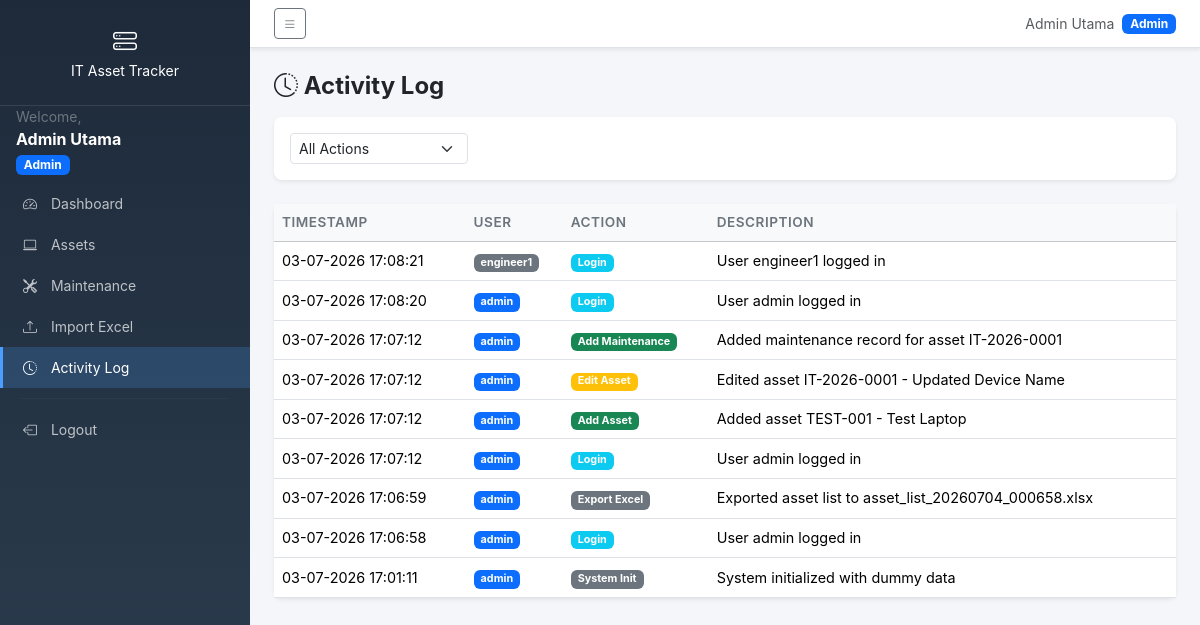
The page /activity-log (signed in) on the database its author committed.
### models/user.py (models this page shows, shortened)
class User(UserMixin, db.Model):
    __tablename__ = 'users'
    id = db.Column(db.Integer, primary_key=True)
    username = db.Column(db.String(80), unique=True, nullable=False)
    email = db.Column(db.String(120), unique=True, nullable=False)
    password_hash = db.Column(db.String(256), nullable=False)
    full_name = db.Column(db.String(120), nullable=False)
    role = db.Column(db.String(20), nullable=False, default='Engineer')
    def is_admin(self):
        return self.role == 'Admin'

### models/activity_log.py (models this page shows, shortened)
class ActivityLog(db.Model):
    __tablename__ = 'activity_logs'
    id = db.Column(db.Integer, primary_key=True)
    user_id = db.Column(db.Integer, db.ForeignKey('users.id'), nullable=False)
    username = db.Column(db.String(80), nullable=False)
    action = db.Column(db.String(50), nullable=False)
    description = db.Column(db.Text)
    timestamp = db.Column(db.DateTime, default=datetime.utcnow)
    user = db.relationship('User', backref='activities', lazy=True)

### routes/activity_log.py (the view)
@activity_bp.route('/activity-log')
@login_required
def list_activity():
    page = request.args.get('page', 1, type=int)
    per_page = 30
    action_filter = request.args.get('action', '')
    query = ActivityLog.query
    if action_filter:
        query = query.filter(ActivityLog.action == action_filter)
    query = query.order_by(ActivityLog.timestamp.desc())
    pagination = query.paginate(page=page, per_page=per_page, error_out=False)
    logs = pagination.items
    actions = [
        'Login', 'Logout', 'Add Asset', 'Edit Asset', 'Delete Asset',
        'Upload File', 'Delete File', 'Import Excel', 'Export Excel',
        'Add Maintenance', 'Edit Maintenance', 'Delete Maintenance'
    ]
    return render_template(
        'activity_log.html',
        logs=logs,
        pagination=pagination,
        action_filter=action_filter,
        actions=actions
    )

### templates/activity_log.html (shortened to what this page needs)
{% extends "base.html" %}
{% block content %}
<div class="d-flex justify-content-between align-items-center mb-3">
    <h4 class="fw-bold mb-0"><i class="bi bi-clock-history"></i> Activity Log</h4>
</div>
<div class="card border-0 shadow-sm mb-4">
    <div class="card-body">
        <form method="GET" class="row g-2 align-items-end">
            <div class="col-auto">
                <select name="action" class="form-select form-select-sm" onchange="this.form.submit()">
                    <option value="">All Actions</option>
                </select>
            </div>
        </form>
    </div>
</div>
<div class="card border-0 shadow-sm">
    <div class="table-responsive">
        <table class="table table-hover align-middle mb-0">
            <thead class="table-light">
                <tr>
                    <th>Timestamp</th>
                    <th>User</th>
                    <th>Action</th>
                    <th>Description</th>
                </tr>
            </thead>
            <tbody>
                {% for log in logs %}
                <tr>
                    <td class="small text-nowrap">{{ log.timestamp.strftime('%d-%m-%Y %H:%M:%S') }}</td>
                    <td>
                        <span class="badge bg-{{ 'primary' if log.username == 'admin' else 'secondary' }}">
                            {{ log.username }}
                        </span>
                    </td>
                    <td>
                        <span class="badge bg-{{ 'info' if 'Login' in log.action or 'Logout' in log.action
                            else 'success' if 'Add' in log.action or 'Import' in log.action
                            else 'warning' if 'Edit' in log.action
                            else 'danger' if 'Delete' in log.action
                            else 'secondary' }}">
                            {{ log.action }}
                        </span>
                    </td>
                    <td class="small">{{ log.description or '-' }}</td>
                </tr>
                {% endfor %}
            </tbody>
        </table>
    </div>
</div>
{% endblock %}

### templates/base.html (shortened to what this page needs)
<!DOCTYPE html>
<html lang="en">
<head>
    <link href="https://cdn.jsdelivr.net/npm/bootstrap@5.3.2/dist/css/bootstrap.min.css" rel="stylesheet">
    <link href="https://cdn.jsdelivr.net/npm/bootstrap-icons@1.11.3/font/bootstrap-icons.css" rel="stylesheet">
    <link href="{{ url_for('static', filename='css/style.css') }}" rel="stylesheet">
</head>
<body>
{% if current_user.is_authenticated %}
<div class="d-flex" id="wrapper">
    <div class="sidebar" id="sidebar">
        <div class="sidebar-heading text-center py-4">
            <i class="bi bi-hdd-stack fs-4"></i>
            <span class="d-block small">IT Asset Tracker</span>
        </div>
        <div class="px-3 mb-2">
            <div class="small text-secondary">Welcome,</div>
            <div class="fw-bold text-truncate">{{ current_user.full_name }}</div>
            <span class="badge bg-{{ 'primary' if current_user.is_admin() else 'secondary' }}">{{ current_user.role }}</span>
        </div>
        <ul class="nav flex-column">
            <li class="nav-item">
                <a class="nav-link {{ 'active' if request.endpoint == 'dashboard.index' }}" href="{{ url_for('dashboard.index') }}">
                    <i class="bi bi-speedometer2"></i> Dashboard
                </a>
            </li>
            <li class="nav-item">
                <a class="nav-link {{ 'active' if request.endpoint and request.endpoint.startswith('assets') }}" href="{{ url_for('assets.list_assets') }}">
                    <i class="bi bi-laptop"></i> Assets
                </a>
            </li>
            <li class="nav-item">
                <a class="nav-link {{ 'active' if request.endpoint and request.endpoint.startswith('maintenance') }}" href="{{ url_for('maintenance.list_maintenance') }}">
                    <i class="bi bi-tools"></i> Maintenance
                </a>
            </li>
            <li class="nav-item">
                <a class="nav-link {{ 'active' if request.endpoint == 'assets.import_assets' }}" href="{{ url_for('assets.import_assets') }}">
                    <i class="bi bi-upload"></i> Import Excel
                </a>
            </li>
            <li class="nav-item">
                <a class="nav-link {{ 'active' if request.endpoint == 'activity.list_activity' }}" href="{{ url_for('activity.list_activity') }}">
                    <i class="bi bi-clock-history"></i> Activity Log
                </a>
            </li>
            <li class="nav-divider"><hr></li>
            <li class="nav-item">
                <a class="nav-link" href="{{ url_for('auth.logout') }}">
                    <i class="bi bi-box-arrow-left"></i> Logout
                </a>
            </li>
        </ul>
    </div>
    <div id="page-content-wrapper">
        <nav class="navbar navbar-expand navbar-light bg-white border-bottom shadow-sm px-4">
            <button class="btn btn-outline-secondary btn-sm" id="menu-toggle">
                <i class="bi bi-list"></i>
            </button>
            <span class="ms-auto d-flex align-items-center gap-2">
                <span class="text-muted small">{{ current_user.full_name }}</span>
                <span class="badge bg-{{ 'primary' if current_user.is_admin() else 'secondary' }}">{{ current_user.role }}</span>
            </span>
        </nav>
        <div class="container-fluid px-4 py-4">
{% else %}
<div class="container-fluid">
{% endif %}
    {% block content %}{% endblock %}
{% if current_user.is_authenticated %}
        </div>
    </div>
</div>
{% else %}
</div>
{% endif %}
</body>
</html>

### static/css/style.css (style rules this page uses)
:root { --sidebar-width: 250px; }
body { font-family: -apple-system, BlinkMacSystemFont, 'Segoe UI', Roboto, Oxygen, Ubuntu, sans-serif; background: #f5f6fa; overflow-x: hidden; }
#wrapper { display: flex; min-height: 100vh; }
.sidebar { width: var(--sidebar-width); background: linear-gradient(180deg, #1e2a3a 0%, #2c3e50 100%); color: #fff; position: fixed; top: 0; left: 0; height: 100vh; z-index: 1000; overflow-y: auto; transition: margin-left 0.3s; }
.sidebar .sidebar-heading { border-bottom: 1px solid rgba(255,255,255,0.1); }
.sidebar .nav-link { color: rgba(255,255,255,0.7); padding: 10px 20px; font-size: 14px; border-left: 3px solid transparent; transition: all 0.2s; }
.sidebar .nav-link.active { color: #fff; background: rgba(74, 158, 255, 0.2); border-left-color: #4a9eff; }
.sidebar .nav-link i { margin-right: 10px; width: 20px; text-align: center; }
.sidebar .nav-divider hr { margin: 10px 20px; border-color: rgba(255,255,255,0.1); }
#page-content-wrapper { width: 100%; margin-left: var(--sidebar-width); transition: margin-left 0.3s; }
.card { border-radius: 8px; }
.table th { font-weight: 600; font-size: 0.85rem; color: #6c757d; text-transform: uppercase; letter-spacing: 0.5px; }
.table td { font-size: 0.9rem; vertical-align: middle; }
.btn-sm i { font-size: 0.85rem; }

### rows shown on the page
User: full_name "Admin Utama", role "Admin"
ActivityLog: timestamp "03-07-2026 17:08:21", username "engineer1", action "Login", description "User engineer1 logged in"
ActivityLog: timestamp "03-07-2026 17:08:20", username "admin", action "Login", description "User admin logged in"
ActivityLog: timestamp "03-07-2026 17:07:12", username "admin", action "Add Maintenance", description "Added maintenance record for asset IT-2026-0001"
ActivityLog: timestamp "03-07-2026 17:07:12", username "admin", action "Edit Asset", description "Edited asset IT-2026-0001 - Updated Device Name"
ActivityLog: timestamp "03-07-2026 17:07:12", username "admin", action "Add Asset", description "Added asset TEST-001 - Test Laptop"
ActivityLog: timestamp "03-07-2026 17:07:12", username "admin", action "Login", description "User admin logged in"
ActivityLog: timestamp "03-07-2026 17:06:59", username "admin", action "Export Excel", description "Exported asset list to asset_list_20260704_000658.xlsx"
ActivityLog: timestamp "03-07-2026 17:06:58", username "admin", action "Login", description "User admin logged in"
ActivityLog: timestamp "03-07-2026 17:01:11", username "admin", action "System Init", description "System initialized with dummy data"
